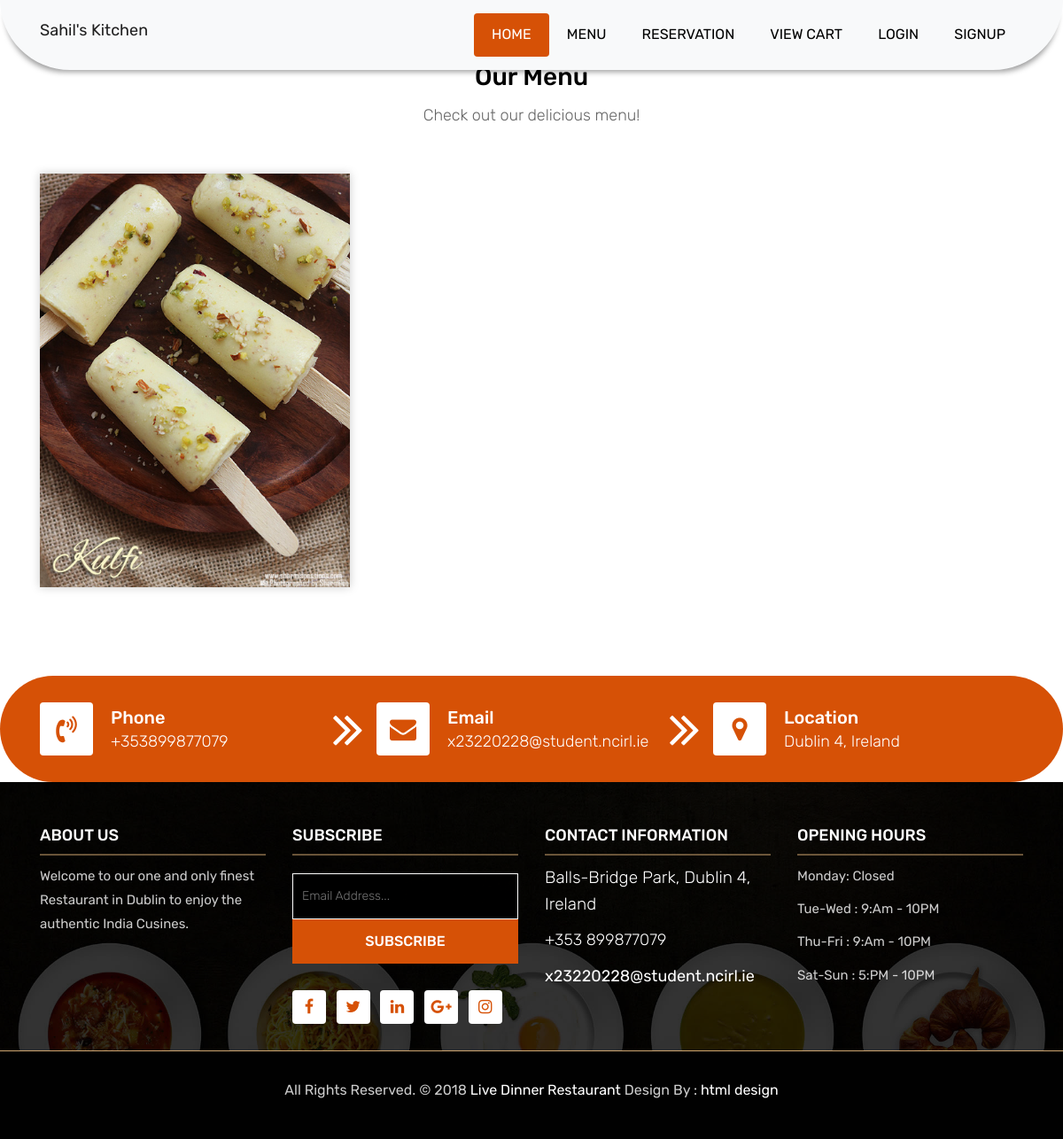
Before: /menu/ with the older database file.
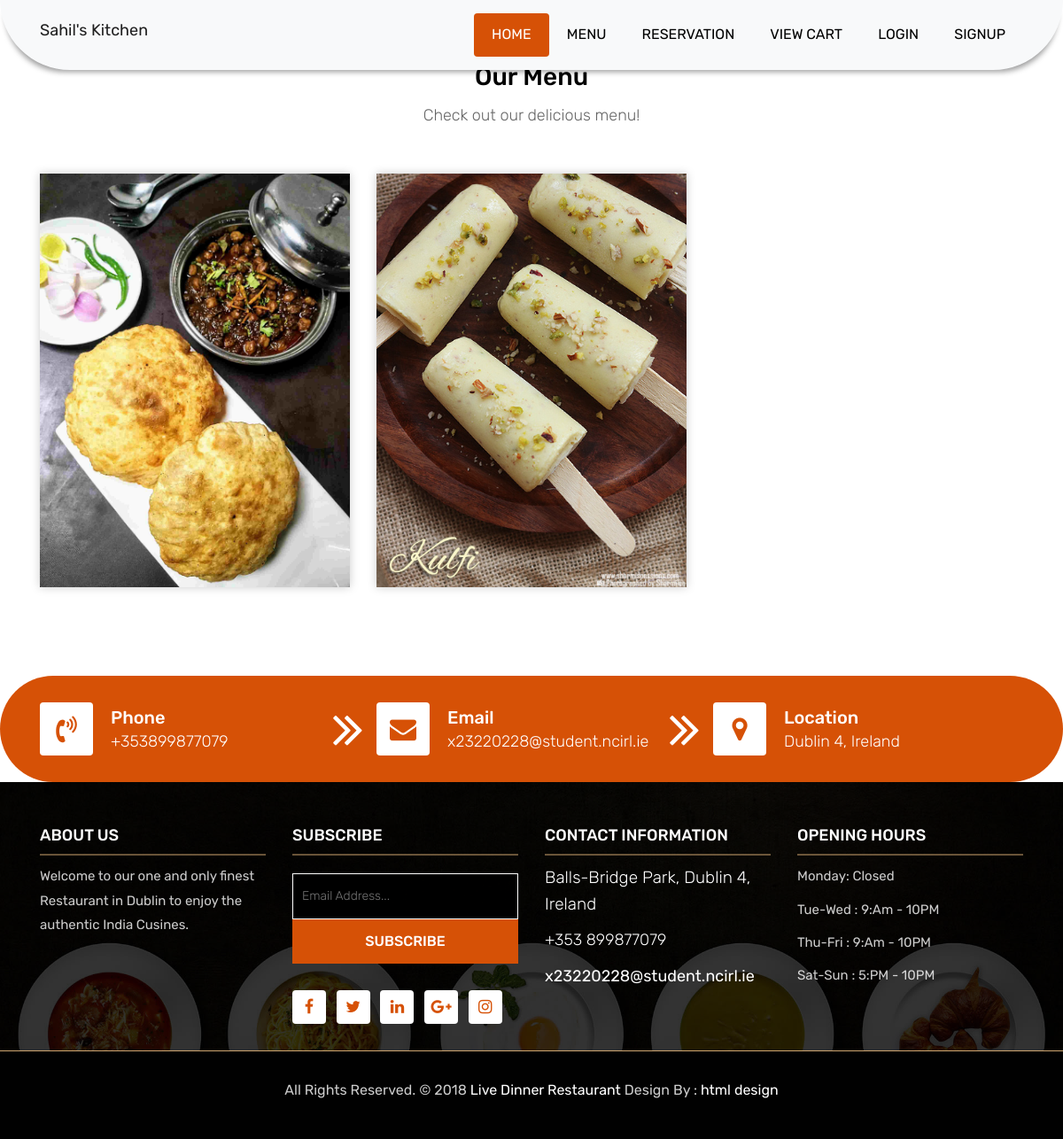
After: the same page with the newer database file.
### my_rest/models.py (models this page shows, shortened)
class MenuItem(models.Model):
    CATEGORY_CHOICES = [
        ('Starters', 'Starters'),
        ('Main Course', 'Main Course'),
        ('Desserts', 'Desserts'),
    ]
    name = models.CharField(max_length=100)
    category = models.CharField(max_length=20, choices=CATEGORY_CHOICES)
    description = models.TextField()
    price = models.DecimalField(max_digits=8, decimal_places=2)
    image = models.ImageField(upload_to='menu_images/')

### my_rest/views.py (the view)
# urls.py: path('menu/', views.menu, name='menu'),
def menu(request):
    menu_items = MenuItem.objects.all()
    context = {'menu_items': menu_items}
    return render(request, 'my_rest/menu.html', context)

### my_rest/templates/my_rest/menu.html (shortened to what this page needs)
{% load static %}
<!DOCTYPE html>
<html lang="en">
<head>
    <link rel="stylesheet" href="{% static 'my_rest/css/bootstrap.min.css' %}">
    <link rel="stylesheet" href="{% static 'my_rest/css/style.css' %}">
    <link rel="stylesheet" href="{% static 'my_rest/css/responsive.css' %}">
    <link rel="stylesheet" href="{% static 'my_rest/css/custom.css' %}">
</head>
<body>
<header class="top-navbar">
    <nav class="navbar navbar-expand-lg navbar-light bg-light">
        <div class="container">
            <a class="navbar-brand" href="{% url 'index' %}">
                <h3>Sahil's Kitchen</h3>
            </a>
            <div class="collapse navbar-collapse" id="navbars-rs-food">
                <ul class="navbar-nav ml-auto">
                    <li class="nav-item active"><a class="nav-link" href="{% url 'index' %}">Home</a></li>
                    <li class="nav-item"><a class="nav-link" href="{% url 'menu' %}">Menu</a></li>
                    <li class="nav-item"><a class="nav-link" href="{% url 'reservation' %}">Reservation</a></li>
                    <li class="nav-item"><a class="nav-link" href="{% url 'view_cart' %}">View Cart</a></li>
                    {% if user.is_authenticated %}
                        <li class="nav-item">
                            <span class="nav-link">{{ user.username }}</span>
                        </li>
                        <li class="nav-item">
                            <a class="nav-link" href="{% url 'logout' %}">Logout</a>
                        </li>
                    {% else %}
                        <li class="nav-item"><a class="nav-link" href="{% url 'login' %}">Login</a></li>
                        <li class="nav-item"><a class="nav-link" href="{% url 'signup' %}">Signup</a></li>
                    {% endif %}
                </ul>
            </div>
        </div>
    </nav>
</header>
<div class="menu-box">
    <div class="container">
        <div class="row">
            <div class="col-lg-12">
                <div class="heading-title text-center">
                    <h2>Our Menu</h2>
                    <p>Check out our delicious menu!</p>
                </div>
            </div>
        </div>
        <div class="row">
            {% for item in menu_items %}
            <div class="col-lg-4 col-md-6 special-grid dinner">
                <div class="gallery-single fix">
                    <img src="{{ item.image.url }}" class="img-fluid" alt="{{ item.name }}">
                </div>
            </div>
            {% endfor %}
        </div>
    </div>
</div>
    <div class="contact-imfo-box">
        <div class="container">
            <div class="row">
                <div class="col-md-4 arrow-right">
                    <i class="fa fa-volume-control-phone"></i>
                    <div class="overflow-hidden">
                        <h4>Phone</h4>
                        <p class="lead">+353899877079</p>
                    </div>
                </div>
                <div class="col-md-4 arrow-right">
                    <i class="fa fa-envelope"></i>
                    <div class="overflow-hidden">
                        <h4>Email</h4>
                        <p class="lead">x23220228@student.ncirl.ie</p>
                    </div>
                </div>
                <div class="col-md-4">
                    <i class="fa fa-map-marker"></i>
                    <div class="overflow-hidden">
                        <h4>Location</h4>
                        <p class="lead">Dublin 4, Ireland</p>
                    </div>
                </div>
            </div>
        </div>
    </div>
    <footer class="footer-area bg-f">
        <div class="container">
            <div class="row">
                <div class="col-lg-3 col-md-6">
                    <h3>About Us</h3>
                    <p>Welcome to our one and only finest Restaurant in Dublin to enjoy the authentic India Cusines.</p>
                </div>
                <div class="col-lg-3 col-md-6">
                    <h3>Subscribe</h3>
                    <div class="subscribe_form">
                        <form class="subscribe_form">
                            <input name="EMAIL" id="subs-email" class="form_input" placeholder="Email Address..." type="email">
                            <button type="submit" class="submit">SUBSCRIBE</button>
                        </form>
                    </div>
                    <ul class="list-inline f-social">
                        <li class="list-inline-item"><a href="#"><i class="fa fa-facebook" aria-hidden="true"></i></a></li>
                        <li class="list-inline-item"><a href="#"><i class="fa fa-twitter" aria-hidden="true"></i></a></li>
                        <li class="list-inline-item"><a href="#"><i class="fa fa-linkedin" aria-hidden="true"></i></a></li>
                        <li class="list-inline-item"><a href="#"><i class="fa fa-google-plus" aria-hidden="true"></i></a></li>
                        <li class="list-inline-item"><a href="#"><i class="fa fa-instagram" aria-hidden="true"></i></a></li>
                    </ul>
                </div>
                <div class="col-lg-3 col-md-6">
                    <h3>Contact information</h3>
                    <p class="lead">Balls-Bridge Park, Dublin 4, Ireland</p>
                    <p class="lead"><a href="#">+353 899877079</a></p>
                    <p><a href="#"> x23220228@student.ncirl.ie</a></p>
                </div>
                <div class="col-lg-3 col-md-6">
                    <h3>Opening hours</h3>
                    <p><span class="text-color">Monday: </span>Closed</p>
                    <p><span class="text-color">Tue-Wed :</span> 9:Am - 10PM</p>
                    <p><span class="text-color">Thu-Fri :</span> 9:Am - 10PM</p>
                    <p><span class="text-color">Sat-Sun :</span> 5:PM - 10PM</p>
                </div>
            </div>
        </div>
        <div class="copyright">
            <div class="container">
                <div class="row">
                    <div class="col-lg-12">
                        <p class="company-name">All Rights Reserved. &copy; 2018 <a href="#">Live Dinner Restaurant</a> Design By :
                    <a href="https://html.design/">html design</a></p>
                    </div>
                </div>
            </div>
        </div>
    </footer>
</body>
</html>

Changed rows visible on the page:
added MenuItem: image (picture)
